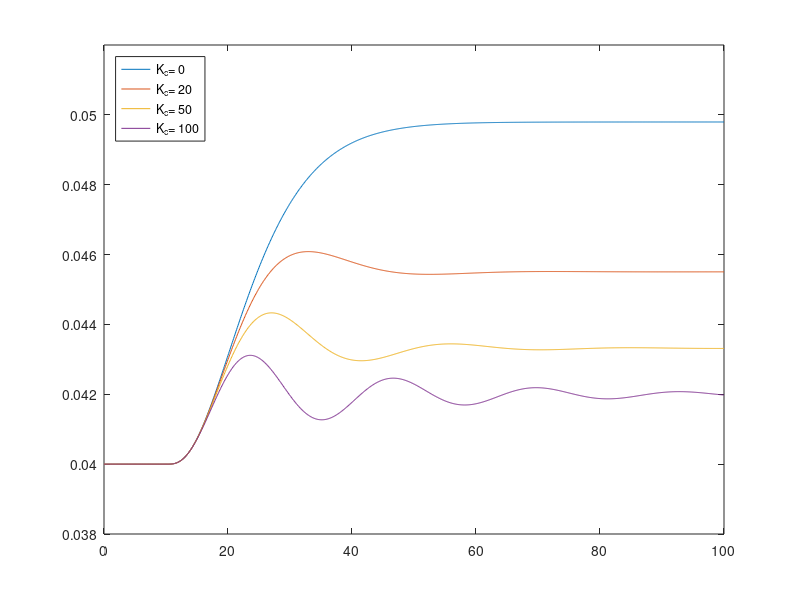
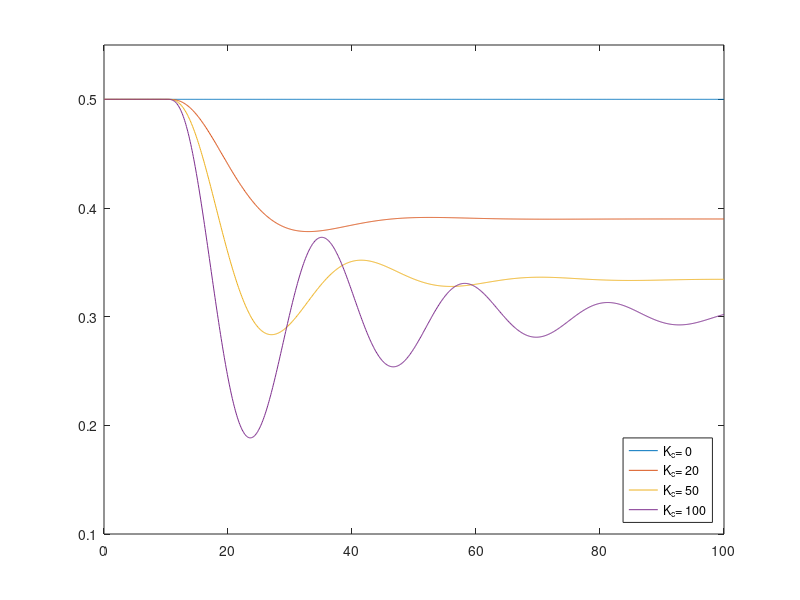

Write MATLAB code to recreate these figures, in order.
V = 34.3; %m3
k = 0.28; %m3/min
%design conditions
vas = 0.5;
qb = 6.72; %m3/min
xa = 1;
%set point conditions
x3s = 0.04; %vary x3s in (b)
%%
%Euler
tf=1000;
x = zeros(3,1);
T = zeros(tf,9);
for j = 1:4
    h=0.1;
    t=0;
    x(:,1) = 0.04; %start in steady state
    Kc = [0 20 50 100];
    for i = 1:tf+1
        if i<=(10/h)+1  %step change after 10 min
            xb = 0.02;
        else
            xb = 0.03;
        end
        va = vas+Kc(j)*(x3s-x(3)); %0<=va<=1
        if va>1
            va = 1;
        else if va<0
                va = 0;
            end
        end
        qa = k*va;
        %dynamical mass balances
        f1 = (qa*xa+qb*xb-(qa+qb)*x(1))/V;
        f2 = ((qa+qb)*(x(1)-x(2)))/V;
        f3 = ((qa+qb)*(x(2)-x(3)))/V;
        f = [f1;f2;f3];
        %log each value in table T
        T(i,1) = t;
        T(i,j+1) = x(3);
        T(i,j+5) = va;
        %next iteration
        x = x+h*f;
        t = t+h;
    end
end
%%
t = T(:,1);
x31 = T(:,2);
x32 = T(:,3);
x33 = T(:,4);
x34 = T(:,5);
va1 = T(:,6);
va2 = T(:,7);
va3 = T(:,8);
va4 = T(:,9);

plot(t,x31,t,x32,t,x33,t,x34)
axis([0,tf*h,0.038,0.052])
legend('K_{c}= 0','K_{c}= 20','K_{c}= 50','K_{c}= 100','Location','northwest')

figure(2)
plot(t,va1,t,va2,t,va3,t,va4)
axis([0,tf*h,0.1,0.55])
legend('K_{c}= 0','K_{c}= 20','K_{c}= 50','K_{c}= 100','Location','southeast')